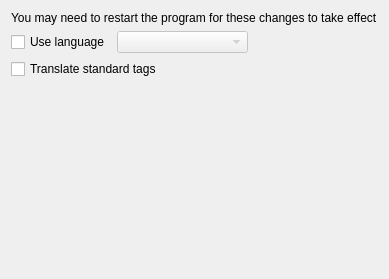
     <widget class="QWidget" name="tab_7">
      <attribute name="title">
       <string>Locale</string>
      </attribute>
      <layout class="QVBoxLayout" name="verticalLayout">
       <item>
        <widget class="QLabel" name="label_16">
         <property name="text">
          <string>You may need to restart the program for these changes to take effect</string>
         </property>
        </widget>
       </item>
       <item>
        <layout class="QHBoxLayout" name="horizontalLayout_2">
         <item>
          <widget class="QCheckBox" name="SelectLanguage">
           <property name="text">
            <string>Use language</string>
           </property>
          </widget>
         </item>
         <item>
          <widget class="QComboBox" name="Language">
           <property name="enabled">
            <bool>false</bool>
           </property>
           <property name="sizePolicy">
            <sizepolicy hsizetype="Expanding" vsizetype="Fixed">
             <horstretch>0</horstretch>
             <verstretch>0</verstretch>
            </sizepolicy>
           </property>
          </widget>
         </item>
         <item>
          <spacer name="horizontalSpacer">
           <property name="orientation">
            <enum>Qt::Horizontal</enum>
           </property>
           <property name="sizeHint" stdset="0">
            <size>
             <width>40</width>
             <height>20</height>
            </size>
           </property>
          </spacer>
         </item>
        </layout>
       </item>
       <item>
        <widget class="QCheckBox" name="TranslateTags">
         <property name="text">
          <string>Translate standard tags</string>
         </property>
        </widget>
       </item>
       <item>
        <spacer name="verticalSpacer_3">
         <property name="orientation">
          <enum>Qt::Vertical</enum>
         </property>
         <property name="sizeHint" stdset="0">
          <size>
           <width>174</width>
           <height>189</height>
          </size>
         </property>
        </spacer>
       </item>
      </layout>
     </widget>
